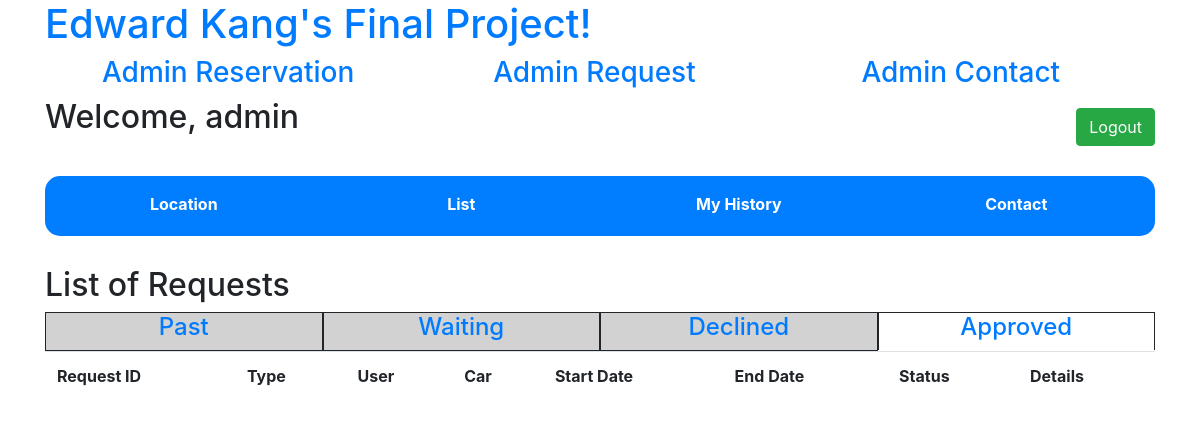
The page /adminpage/request/past/all (signed in) on the database as committed earlier.
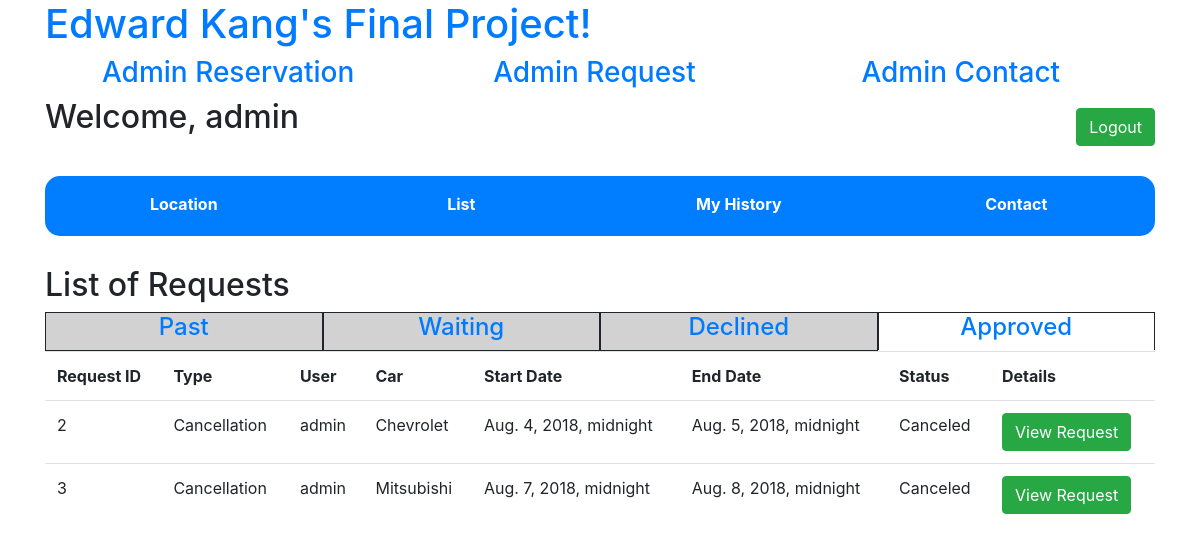
The same page on the database as committed later.
### rents/models.py (models this page shows, shortened)
class Request(models.Model):
    request_reservation = models.ForeignKey(Reservation, on_delete=models.CASCADE)
    request_reserved_date = models.ForeignKey(ReservedDate, on_delete=models.CASCADE)
    request_start_date = models.DateTimeField(blank=True, null=True)
    request_end_date = models.DateTimeField(blank=True, null=True)
    request_drop_off = models.ForeignKey(Location, on_delete=models.CASCADE)
    request_status = models.CharField(max_length=64)
    request_approval = models.CharField(max_length=64)

class Reservation(models.Model):
    reservation_user = models.ForeignKey(settings.AUTH_USER_MODEL, on_delete=models.CASCADE)
    reservation_car = models.ForeignKey(Car, on_delete=models.CASCADE)
    reservation_start_date = models.DateTimeField()
    reservation_end_date = models.DateTimeField()
    reservation_drop_off = models.ForeignKey(Location, on_delete=models.CASCADE)
    reservation_protection = models.CharField(max_length=64)
    reservation_total_price = models.FloatField()
    reservation_status = models.CharField(max_length=64)
    reservation_request = models.CharField(max_length=64)

class Car(models.Model):
    car_brand = models.CharField(max_length=64)
    car_name = models.CharField(max_length=64)
    car_type = models.CharField(max_length=64)
    car_price = models.FloatField()
    car_size = models.IntegerField()
    car_detail = models.CharField(max_length=64)
    car_status = models.CharField(max_length=64)
    car_location = models.ForeignKey(Location, on_delete=models.CASCADE)

### rents/views.py (the view, shortened to what this page needs)
# urls.py: path("adminpage/request/<str:time>/<str:status>", views.adminRequestView, name="admin_request"),
@user_passes_test(lambda user: user.is_superuser)
def adminRequestView(request, time, status):
    if not request.user.is_authenticated:
        return render(request, 'rents/login.html', {'message': 'Please login first.'})
    current_time = datetime.now()
    if time == 'past':
        request_list = Request.objects.filter(request_reservation__reservation_end_date__lt=current_time).all()
        search_status = 'past'
    context = {
        'requestlists' : request_list,
        'searchstatus' : search_status
    }
    return render(request, 'rents/admin_request.html', context)

### rents/templates/rents/admin_request.html (shortened to what this page needs)
{% extends "rents/menu.html" %}
{% block body %}
<div id="body_content" class="form-group">
    <div>
        <h2>List of Requests</h2>
        <div class="body_table">
            <div class="body_table_content">
                <div id="past_request">
                    <h4><a href="/adminpage/request/past/all">Past</a></h4>
                </div>
                <div id="waiting_request">
                    <h4><a href="/adminpage/request/current/waiting">Waiting</a></h4>
                </div>
                <div id="declined_request">
                    <h4><a href="/adminpage/request/current/declined">Declined</a></h4>
                </div>
                <div id="approved_request">
                    <h4><a href="/adminpage/request/current/approved">Approved</a></h4>
                </div>
                <div>
                    <table class="table">
                        <tr>
                            <th>Request ID</th>
                            <th>Type</th>
                            <th>User</th>
                            <th>Car</th>
                            <th>Start Date</th>
                            <th>End Date</th>
                            <th>Status</th>
                            <th>Details</th>
                        </tr>
                        {% for requestlist in requestlists %}
                        <tr>
                            <td>{{ requestlist.id }}</td>
                            <td>{{ requestlist.request_status }}</td>
                            <td>{{ requestlist.request_reservation.reservation_user.username }}</td>
                            <td>{{ requestlist.request_reservation.reservation_car.car_brand }} {{ reservationlist.reservation_car.car_name }}</td>
                            <td>{{ requestlist.request_reservation.reservation_start_date }}</td>
                            <td>{{ requestlist.request_reservation.reservation_end_date }}</td>
                            <td>{{ requestlist.request_reservation.reservation_status }}</td>
                            <td><input class="btn btn-success" type="button" value="View Request" onclick="viewAdminRequest(`{{ requestlist.id }}`)" /></td>
                        </tr>
                        {% endfor %}
                    </table>
                </div>
            </div>
        </div>
    </div>
</div>
{% endblock %}

Rows that differ between the two databases and show on the page:
added Request: id "2", request_status "Cancellation", request_reservation.reservation_user.username "admin", request_reservation.reservation_car.car_brand "Chevrolet", request_reservation.reservation_start_date "Aug. 4, 2018, midnight", request_reservation.reservation_end_date "Aug. 5, 2018, midnight", request_reservation.reservation_status "Canceled"
added Request: id "3", request_status "Cancellation", request_reservation.reservation_user.username "admin", request_reservation.reservation_car.car_brand "Mitsubishi", request_reservation.reservation_start_date "Aug. 7, 2018, midnight", request_reservation.reservation_end_date "Aug. 8, 2018, midnight", request_reservation.reservation_status "Canceled"
